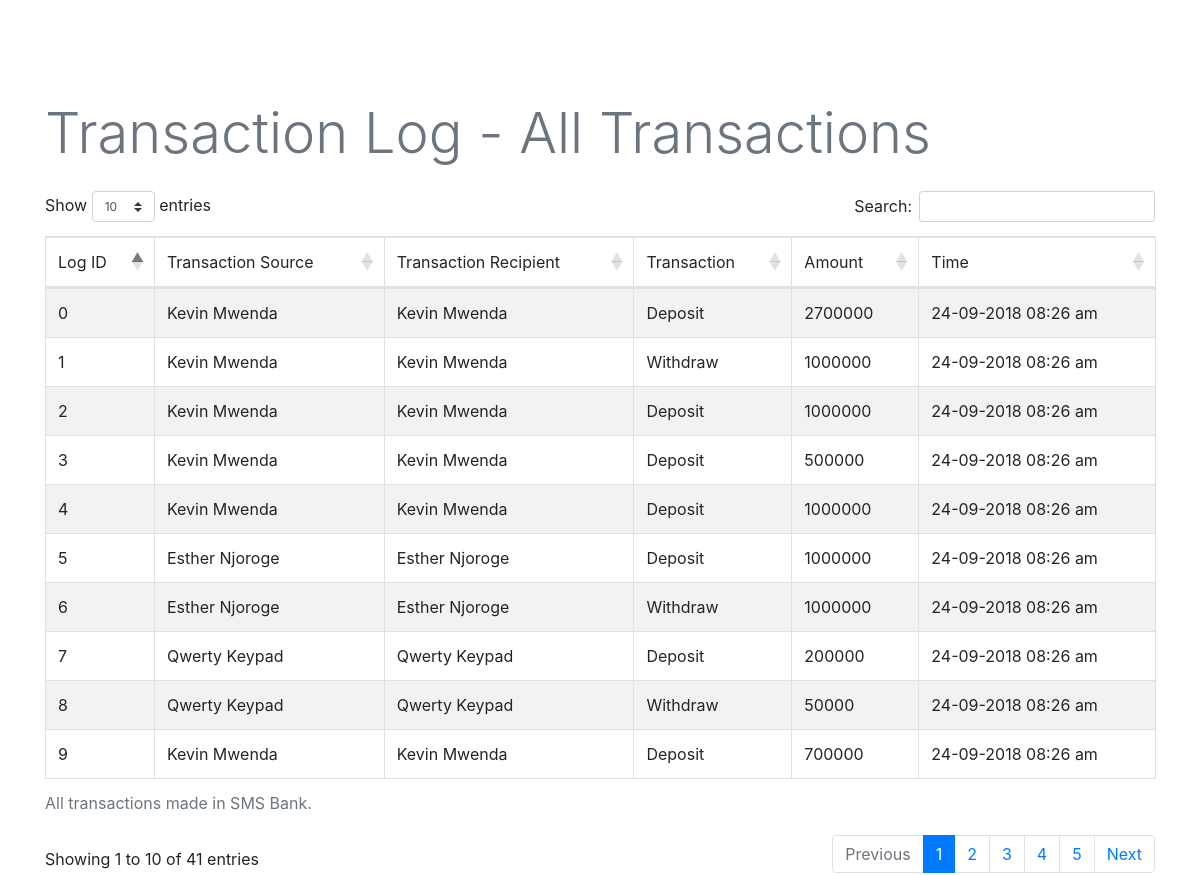
The page / on the database its author committed.
### tables this page shows
CREATE TABLE `log` (
  `Log_ID` int(11) NOT NULL,
  `Acc_No` int(11) DEFAULT NULL,
  `To/From` int(11) NOT NULL,
  `Transactions` varchar(255) DEFAULT NULL,
  `Amount` int(11) DEFAULT NULL,
  `Time` timestamp NULL DEFAULT CURRENT_TIMESTAMP
);

CREATE TABLE `accounts` (
  `Acc_No` int(11) NOT NULL,
  `Name` varchar(255) DEFAULT NULL,
  `Type` varchar(255) DEFAULT NULL,
  `Balance` int(11) DEFAULT NULL,
  `time` timestamp NULL DEFAULT CURRENT_TIMESTAMP,
  `Pin` varchar(255) NOT NULL
);

### application/controllers/LogController.php (called while the page is built, shortened)
<?php
class LogController extends CI_Controller {
	public function index(){
		$this->load->model('getlog');
		$data['t_log']=$this->getlog->index();
		$data['links']=$this->loadscripts->index();
		$data['datatable']=$this->loadscripts->datatable();
		$this->load->view('showlog',$data);
	}
}

### index.php (called while the page is built, shortened)
<?php
require_once BASEPATH.'core/CodeIgniter.php';

### application/models/GetLog.php (called while the page is built, shortened)
<?php
class GetLog extends CI_Model {
	public function index(){
		$this->db->select('log.Log_ID,fJoin.Name as tName,accounts.Name as rName,log.Transactions,log.Amount,log.Time');
		$this->db->from('log');
		$this->db->join('accounts fJoin', 'log.Acc_No = fJoin.Acc_No','left');
		$this->db->join('accounts', "log.`To/From`=accounts.Acc_No",'left');
		return $this->db->get()->result();
	}
}

### application/views/ShowLog.php (the view, shortened to what this page needs)
<!DOCTYPE html>
<html lang="en">
<head>
	<?php echo $links;?>
	<?php echo $datatable;?>
</head>
<body>
	<div class="container mb-5" style="position: relative;top: 100px">
		<div class="text-muted display-4 mb-4">Transaction Log - All Transactions</div>
		<table class="table table-striped table-bordered table-hover" style="cursor: pointer;">
			<caption>All transactions made in SMS Bank.</caption>
			<thead>
				<tr>
					<td>Log ID</td>
					<td>Transaction Source</td>
					<td>Transaction Recipient</td>
					<td>Transaction</td>
					<td>Amount</td>
					<td>Time</td>
				</tr>
			</thead>
			<?php
				foreach ($t_log as $record) {
					echo "<tr>";
					echo "<td>$record->Log_ID</td>";
					echo "<td>$record->tName</td>";
					echo "<td>$record->rName</td>";
					echo "<td>$record->Transactions</td>";
					echo "<td>$record->Amount</td>";
					echo "<td>".date_format(date_create($record->Time),"d-m-Y h:i a")."</td>";
					echo "</tr>";
				}
			?>
		</table>
	</div>
</body>
</html>

### application/libraries/LoadScripts.php (shortened to what this page needs)
<?php
class LoadScripts {
	public function index(){
		return "<title>SMSBank</title><meta charset='utf-8'><meta name='viewport' content='width=device-width, initial-scale=1.0'><link rel='shortcut icon' type='image/png' href='".base_url()."resources/favicon.png'><link rel='stylesheet' href='https://maxcdn.bootstrapcdn.com/bootstrap/4.1.3/css/bootstrap.min.css'><link rel='stylesheet' href='https://use.fontawesome.com/releases/v5.3.1/css/all.css'><link href='https://fonts.googleapis.com/css?family=Cookie' rel='stylesheet'><script src='https://ajax.googleapis.com/ajax/libs/jquery/3.3.1/jquery.min.js'></script><script src='https://cdnjs.cloudflare.com/ajax/libs/popper.js/1.14.3/umd/popper.min.js'></script><script src='https://maxcdn.bootstrapcdn.com/bootstrap/4.1.3/js/bootstrap.min.js'></script>";
	}
	public function datatable(){
		return "<link rel='stylesheet' type='text/css' href='https://cdn.datatables.net/1.10.19/css/dataTables.bootstrap4.min.css'><script src='https://cdn.datatables.net/1.10.19/js/jquery.dataTables.min.js'></script><script src='https://cdn.datatables.net/1.10.19/js/dataTables.bootstrap4.min.js'></script>";
	}
}
?>

### rows shown on the page
log: Log_ID "0", Acc_No.Name "Kevin Mwenda", Transactions "Deposit", Amount "2700000", Time "24-09-2018 08:26 am"
log: Log_ID "1", Acc_No.Name "Kevin Mwenda", Transactions "Withdraw", Amount "1000000", Time "24-09-2018 08:26 am"
log: Log_ID "2", Acc_No.Name "Kevin Mwenda", Transactions "Deposit", Amount "1000000", Time "24-09-2018 08:26 am"
log: Log_ID "3", Acc_No.Name "Kevin Mwenda", Transactions "Deposit", Amount "500000", Time "24-09-2018 08:26 am"
log: Log_ID "4", Acc_No.Name "Kevin Mwenda", Transactions "Deposit", Amount "1000000", Time "24-09-2018 08:26 am"
log: Log_ID "5", Acc_No.Name "Esther Njoroge", Transactions "Deposit", Amount "1000000", Time "24-09-2018 08:26 am"
log: Log_ID "6", Acc_No.Name "Esther Njoroge", Transactions "Withdraw", Amount "1000000", Time "24-09-2018 08:26 am"
log: Log_ID "7", Acc_No.Name "Qwerty Keypad", Transactions "Deposit", Amount "200000", Time "24-09-2018 08:26 am"
log: Log_ID "8", Acc_No.Name "Qwerty Keypad", Transactions "Withdraw", Amount "50000", Time "24-09-2018 08:26 am"
log: Log_ID "9", Acc_No.Name "Kevin Mwenda", Transactions "Deposit", Amount "700000", Time "24-09-2018 08:26 am"
